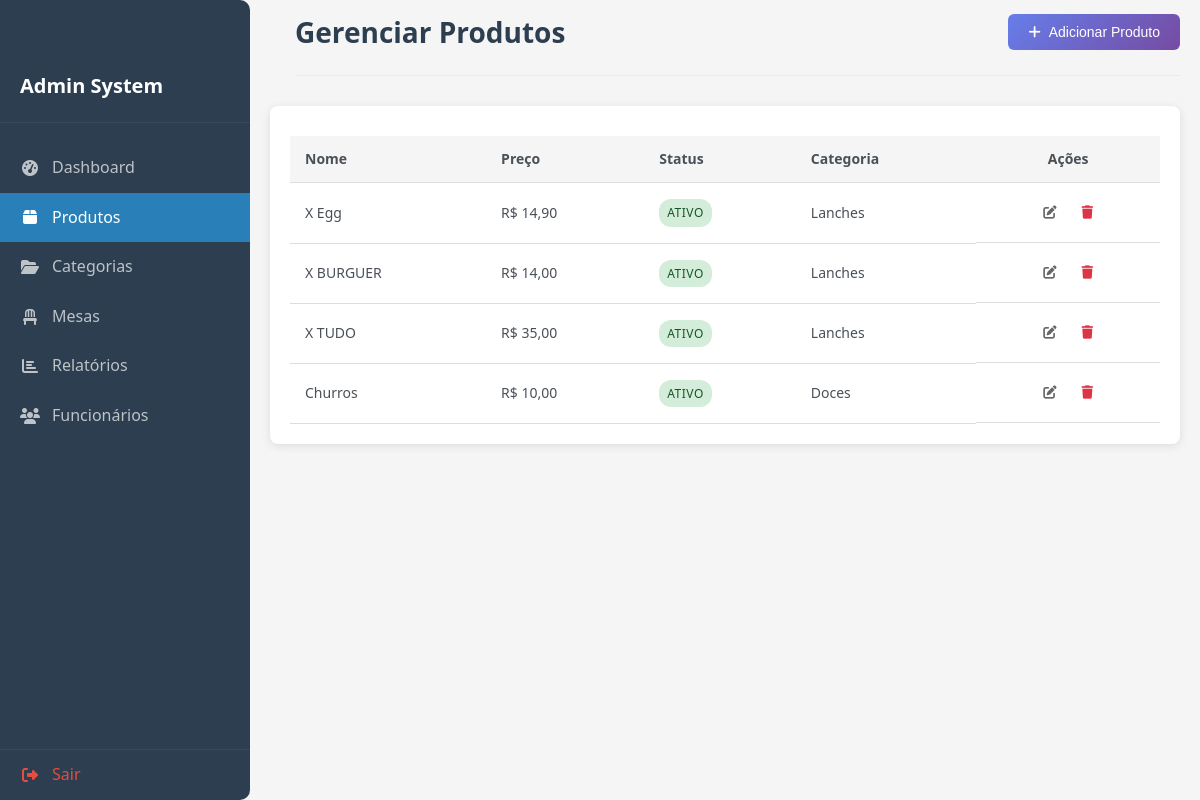
The app's page /gecom-adm/produtos.php (signed in) with its own data.
### tables this page shows
CREATE TABLE `products` (
  `id` int NOT NULL AUTO_INCREMENT,
  `name` varchar(100) NOT NULL,
  `price` decimal(10,2) NOT NULL,
  `status` enum('Ativo','Inativo') DEFAULT 'Ativo',
  `category_id` int DEFAULT NULL,
  `created_at` timestamp NULL DEFAULT CURRENT_TIMESTAMP,
  PRIMARY KEY (`id`),
  KEY `category_id` (`category_id`),
  CONSTRAINT `fk_products_category` FOREIGN KEY (`category_id`) REFERENCES `categories` (`id`) ON DELETE SET NULL
);

CREATE TABLE `categories` (
  `id` int NOT NULL AUTO_INCREMENT,
  `name` varchar(100) NOT NULL,
  `description` text,
  `created_at` timestamp NULL DEFAULT CURRENT_TIMESTAMP,
  PRIMARY KEY (`id`)
);

### gecom-adm/produtos.php (the view, shortened to what this page needs)
<?php
require_once 'config/database.php';
$stmt = $pdo->query("
    SELECT p.*, c.name as category_name
    FROM products p
    LEFT JOIN categories c ON p.category_id = c.id
    ORDER BY p.category_id ASC
");
$products = $stmt->fetchAll();
?>
<!DOCTYPE html>
<html lang="pt-BR">
<head>
    <link rel="stylesheet" href="./assets/css/style.css?v=1.1">
    <link rel="stylesheet" href="https://cdnjs.cloudflare.com/ajax/libs/font-awesome/6.0.0/css/all.min.css">
</head>
<body>
    <?php include 'includes/sidebar.php'; ?>
    <div class="main-content">
        <div class="header">
            <h1>Gerenciar Produtos</h1>
            <button class="btn btn-primary" onclick="openProductModal()">
                <i class="fas fa-plus"></i>
                Adicionar Produto
            </button>
        </div>
        <div class="card">
            <div class="card-content">
                <div class="table-responsive">
                    <table class="table">
                        <thead>
                            <tr>
                                <th>Nome</th>
                                <th>Preço</th>
                                <th>Status</th>
                                <th>Categoria</th>
                                <th style="text-align: center;">Ações</th>
                            </tr>
                        </thead>
                        <tbody>
                            <?php foreach ($products as $product): ?>
                                <tr>
                                    <td><?php echo htmlspecialchars($product['name']); ?></td>
                                    <td>R$ <?php echo number_format($product['price'], 2, ',', '.'); ?></td>
                                    <td>
                                        <span class="badge badge-<?php echo $product['status'] === 'Ativo' ? 'success' : 'secondary'; ?>">
                                            <?php echo $product['status']; ?>
                                        </span>
                                    </td>
                                    <td><?php echo $product['category_name'] ?? 'Sem categoria'; ?></td>
                                    <td class="actions">
                                        <button class="btn-icon" onclick="editProduct(<?php echo htmlspecialchars(json_encode($product)); ?>)">
                                            <i class="fas fa-edit"></i>
                                        </button>
                                        <button class="btn-icon btn-danger" onclick="deleteProduct(<?php echo $product['id']; ?>)">
                                            <i class="fas fa-trash"></i>
                                        </button>
                                    </td>
                                </tr>
                            <?php endforeach; ?>
                        </tbody>
                    </table>
                </div>
            </div>
        </div>
    </div>
</body>
</html>

### gecom-adm/assets/css/style.css (style rules this page uses)
* { margin: 0; padding: 0; box-sizing: border-box; }
body { font-family: "Segoe UI", Tahoma, Geneva, Verdana, sans-serif; background-color: #f5f5f5; color: #333; line-height: 1.6; display: flex; flex-direction: row; height: 100vh; overflow: hidden; margin: 0; padding: 0; }
.main-content { display: flex; flex-direction: column; width: 100%; height: 100vh; overflow-y: auto; padding: 0px 20px 0px 20px; }
.header { display: flex; justify-content: space-between; align-items: center; margin-bottom: 30px; padding-bottom: 20px; border-bottom: 1px solid #e9ecef; margin-top: 10px; margin-left: 25px; }
.header h1 { font-size: 28px; color: #2c3e50; margin: 0; }
.card { background: white; border-radius: 8px; box-shadow: 0 2px 10px rgba(0, 0, 0, 0.1); margin-bottom: 20px; }
.card-content { padding: 20px; }
.btn { display: inline-flex; align-items: center; gap: 8px; padding: 10px 20px; border: none; border-radius: 6px; font-size: 14px; font-weight: 500; cursor: pointer; text-decoration: none; transition: all 0.3s; white-space: nowrap; }
.btn-primary { background: linear-gradient(135deg, #667eea 0%, #764ba2 100%); color: white; }
.btn-danger { background: #dc3545; color: white; }
.btn-icon { background: none; border: none; padding: 8px; border-radius: 4px; cursor: pointer; color: #666; transition: all 0.3s; padding: 10px; justify-content: center; }
.btn-icon.btn-danger { color: #dc3545; }
.table-responsive { overflow-x: auto; }
.table { width: 100%; border-collapse: collapse; margin-top: 10px; }
.table th, .table td { padding: 12px; text-align: left; border-bottom: 1px solid #e9ecef; }
.table th { background-color: #f8f9fa; font-weight: 600; color: #495057; font-size: 14px; }
.table td { font-size: 14px; color: #495057; }
.badge { display: inline-block; padding: 4px 8px; font-size: 12px; font-weight: 500; border-radius: 4px; text-transform: uppercase; letter-spacing: 0.5px; }
.badge-success { background-color: #d4edda; color: #155724; }
.actions { display: flex; gap: 5px; justify-content: center; }
.badge { display: inline-block; padding: 4px 8px; border-radius: 12px; font-size: 12px; font-weight: 500; }
.table { width: 100%; border-collapse: collapse; }
.table th, .table td { padding: 12px 15px; text-align: left; border-bottom: 1px solid #ddd; }
.table th { background-color: #f5f5f5; }
.badge { padding: 4px 8px; border-radius: 12px; font-size: 12px; }

### gecom-adm/includes/sidebar.php (style rules this page uses)
* { margin: 0; padding: 0; box-sizing: border-box; }
body { font-family: "Segoe UI", Tahoma, Geneva, Verdana, sans-serif; background-color: #f5f5f5; color: #333; line-height: 1.6; display: flex; flex-direction: row; height: 100vh; overflow: hidden; margin: 0; padding: 0; }
.main-content { display: flex; flex-direction: column; width: 100%; height: 100vh; overflow-y: auto; padding: 0px 20px 0px 20px; transition: margin-left 0.3s ease; }
.header { display: flex; justify-content: space-between; align-items: center; margin-bottom: 30px; padding-bottom: 20px; border-bottom: 1px solid #e9ecef; margin-top: 10px; }
.header h1 { font-size: 28px; color: #2c3e50; margin: 0; }
@media (min-width: 992px) { .main-content { margin-left: 0; width: calc(100% - 250px); } }

### records on screen
products: name "X Egg", price "14,90", status "ATIVO", category.name "Lanches"
products: name "X BURGUER", price "14,00", status "ATIVO", category.name "Lanches"
products: name "X TUDO", price "35,00", status "ATIVO", category.name "Lanches"
products: name "Churros", price "10,00", status "ATIVO", category.name "Doces"
